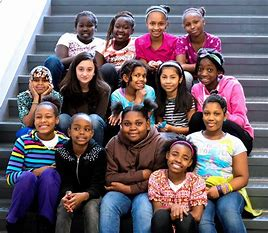
#> input picture pyro3.png, 268 x 233 px
$ python 50.py
#> lines starting #> are read from the running program, lines starting #| are printed output that depends on the picture; after the words box and inside, x2 and y2 are one past the last pixel; in counts of white or black regions, pixels touching at a corner belong together
import pyttsx3
import cv2
import datetime

engine = pyttsx3.init('sapi5')
voices = engine.getProperty('voices')
# print(voices[0].id)
engine.setProperty(voices, voices[0].id)

def speak(audio):
    engine.say(audio)
    engine.runAndWait()

def wishMe():
    hour = int(datetime.datetime.now().hour)
    if hour >= 0 and hour <= 12:
        speak("Good Morning!")
    elif hour >= 12 and hour <= 18:
        speak("Good Afternoon!")
    else:
        speak("Good Night!")
    speak("I am jirvis,Sir")
    speak("I am Jirvis;a intelligent machine.  I was created by Mr.Reetesh;I am still under devoloping process.")
    speak( "The time is almost to take your medicine")
        # if  datetime.time >=6
        #  speak("Very Happy!")
        #  else
        #  speak("Not Happy!)

if __name__ == "__main__":
        wishMe()


# Load the cascade
face_cascade = cv2.CascadeClassifier('ty.xml')

# Read the input image
img = cv2.imread('pyro3.png')
#> img is the input picture: shape (233, 268, 3); mean B, G, R 104.7, 96.6, 110.1
# img = cv2.imread('pyro1.png')

# Convert into grayscale
gray = cv2.cvtColor(img, cv2.COLOR_BGR2GRAY)
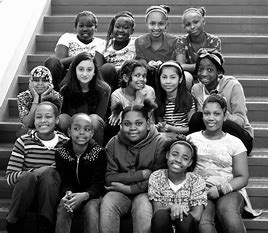
#> gray: shape (233, 268); min 0, max 255, mean 101.5

# Detect faces
faces = face_cascade.detectMultiScale(gray, 1.1, 4)
#> faces = [[72, 59, 26, 26], [156, 67, 27, 27], [198, 103, 28, 28], [30, 106, 27, 27], [119, 113, 29, 29], [68, 118, 28, 28]]

# Draw rectangle around the faces
for (x, y, w, h) in faces:
    cv2.rectangle(img, (x, y), (x + w, y + h), (255, 0, 0), 2)
#> this loop made 6 passes
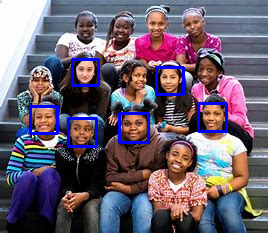
#> img: shape (233, 268, 3); 3.13% of pixels changed, all inside (x1, y1, x2, y2) = (29, 58, 228, 148)

# Display the output
cv2.imshow('img',img)
cv2.imshow('txt',img)
cv2.waitKey()

$ run again, with pyro1.png copied over pyro3.png
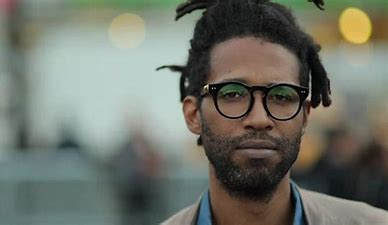
#> input picture pyro1.png, 388 x 225 px
#> img is the input picture: shape (225, 388, 3); mean B, G, R 104.9, 114.9, 111.2
#> `gray = cv2.cvtColor(img, cv2.COLOR_BGR2GRAY)`:
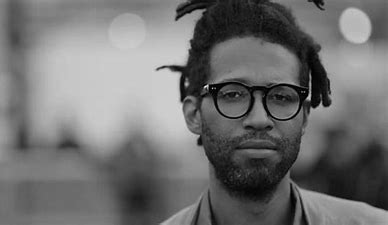
#> gray: shape (225, 388); min 0, max 249, mean 112.7
#> faces = [[174, 34, 156, 156]]
#> the loop `for (x, y, w, h) in faces:` made 1 pass
#> after the loop `for (x, y, w, h) in faces:`:
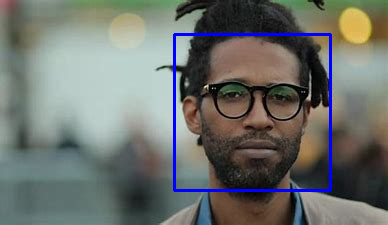
#> img: shape (225, 388, 3); 2.14% of pixels changed, all inside (x1, y1, x2, y2) = (173, 33, 332, 192)

$ run again, with pyro2.png copied over pyro3.png
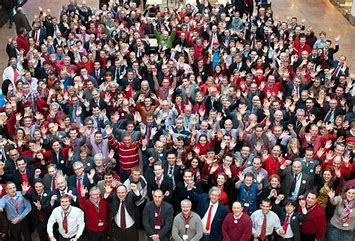
#> input picture pyro2.png, 355 x 241 px
#> img is the input picture: shape (241, 355, 3); mean B, G, R 92.8, 91.7, 112.9
#> `gray = cv2.cvtColor(img, cv2.COLOR_BGR2GRAY)`:
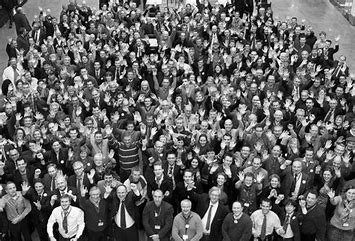
#> gray: shape (241, 355); min 0, max 255, mean 98.2
#> faces = ()
